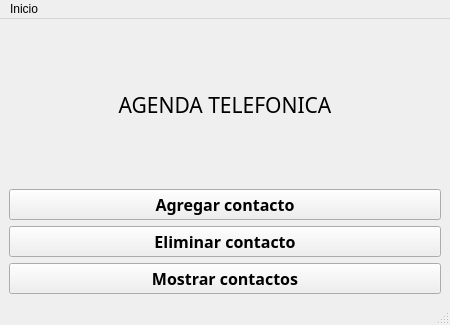
<?xml version="1.0" encoding="UTF-8"?>
<ui version="4.0">
 <class>MainWindow</class>
 <widget class="QMainWindow" name="MainWindow">
  <property name="geometry">
   <rect>
    <x>0</x>
    <y>0</y>
    <width>450</width>
    <height>325</height>
   </rect>
  </property>
  <property name="windowTitle">
   <string>Agenda Telefonica</string>
  </property>
  <widget class="QWidget" name="centralwidget">
   <layout class="QGridLayout" name="gridLayout_2">
    <item row="0" column="0">
     <layout class="QGridLayout" name="gridLayout">
      <item row="1" column="0">
       <layout class="QVBoxLayout" name="verticalLayout">
        <item>
         <widget class="QPushButton" name="pushButton">
          <property name="font">
           <font>
            <family>mononoki Nerd Font</family>
            <pointsize>12</pointsize>
            <weight>75</weight>
            <bold>true</bold>
           </font>
          </property>
          <property name="cursor">
           <cursorShape>PointingHandCursor</cursorShape>
          </property>
          <property name="text">
           <string>Agregar contacto</string>
          </property>
          <property name="icon">
           <iconset resource="Icons.qrc">
            <normaloff>:/4172317_follow_person_somebody_icon.png</normaloff>:/4172317_follow_person_somebody_icon.png</iconset>
          </property>
          <property name="iconSize">
           <size>
            <width>50</width>
            <height>50</height>
           </size>
          </property>
         </widget>
        </item>
        <item>
         <widget class="QPushButton" name="pushButton_3">
          <property name="font">
           <font>
            <family>mononoki Nerd Font</family>
            <pointsize>12</pointsize>
            <weight>75</weight>
            <bold>true</bold>
           </font>
          </property>
          <property name="cursor">
           <cursorShape>PointingHandCursor</cursorShape>
          </property>
          <property name="text">
           <string>Eliminar contacto</string>
          </property>
          <property name="icon">
           <iconset resource="Icons.qrc">
            <normaloff>:/4172313_cancel_block_icon.png</normaloff>:/4172313_cancel_block_icon.png</iconset>
          </property>
          <property name="iconSize">
           <size>
            <width>50</width>
            <height>50</height>
           </size>
          </property>
         </widget>
        </item>
        <item>
         <widget class="QPushButton" name="pushButton_2">
          <property name="font">
           <font>
            <family>mononoki Nerd Font</family>
            <pointsize>12</pointsize>
            <weight>75</weight>
            <bold>true</bold>
           </font>
          </property>
          <property name="cursor">
           <cursorShape>PointingHandCursor</cursorShape>
          </property>
          <property name="text">
           <string>Mostrar contactos</string>
          </property>
          <property name="icon">
           <iconset resource="Icons.qrc">
            <normaloff>:/3018564_list_icon.png</normaloff>:/3018564_list_icon.png</iconset>
          </property>
          <property name="iconSize">
           <size>
            <width>50</width>
            <height>50</height>
           </size>
          </property>
         </widget>
        </item>
       </layout>
      </item>
      <item row="0" column="0">
       <widget class="QLabel" name="label">
        <property name="font">
         <font>
          <family>mononoki Nerd Font</family>
          <pointsize>16</pointsize>
         </font>
        </property>
        <property name="text">
         <string>&lt;html&gt;&lt;head/&gt;&lt;body&gt;&lt;p align=&quot;center&quot;&gt;AGENDA TELEFONICA&lt;/p&gt;&lt;/body&gt;&lt;/html&gt;</string>
        </property>
        <property name="textFormat">
         <enum>Qt::RichText</enum>
        </property>
       </widget>
      </item>
     </layout>
    </item>
   </layout>
  </widget>
  <widget class="QMenuBar" name="menubar">
   <property name="geometry">
    <rect>
     <x>0</x>
     <y>0</y>
     <width>450</width>
     <height>20</height>
    </rect>
   </property>
   <widget class="QMenu" name="menuAgenda">
    <property name="title">
     <string>Inicio</string>
    </property>
    <addaction name="actionSalir"/>
    <addaction name="actionSalir_2"/>
   </widget>
   <addaction name="menuAgenda"/>
  </widget>
  <widget class="QStatusBar" name="statusbar"/>
  <action name="actionSalir">
   <property name="text">
    <string>Agenda</string>
   </property>
  </action>
  <action name="actionSalir_2">
   <property name="text">
    <string>Salir</string>
   </property>
  </action>
 </widget>
 <resources>
  <include location="Icons.qrc"/>
 </resources>
 <connections/>
</ui>
